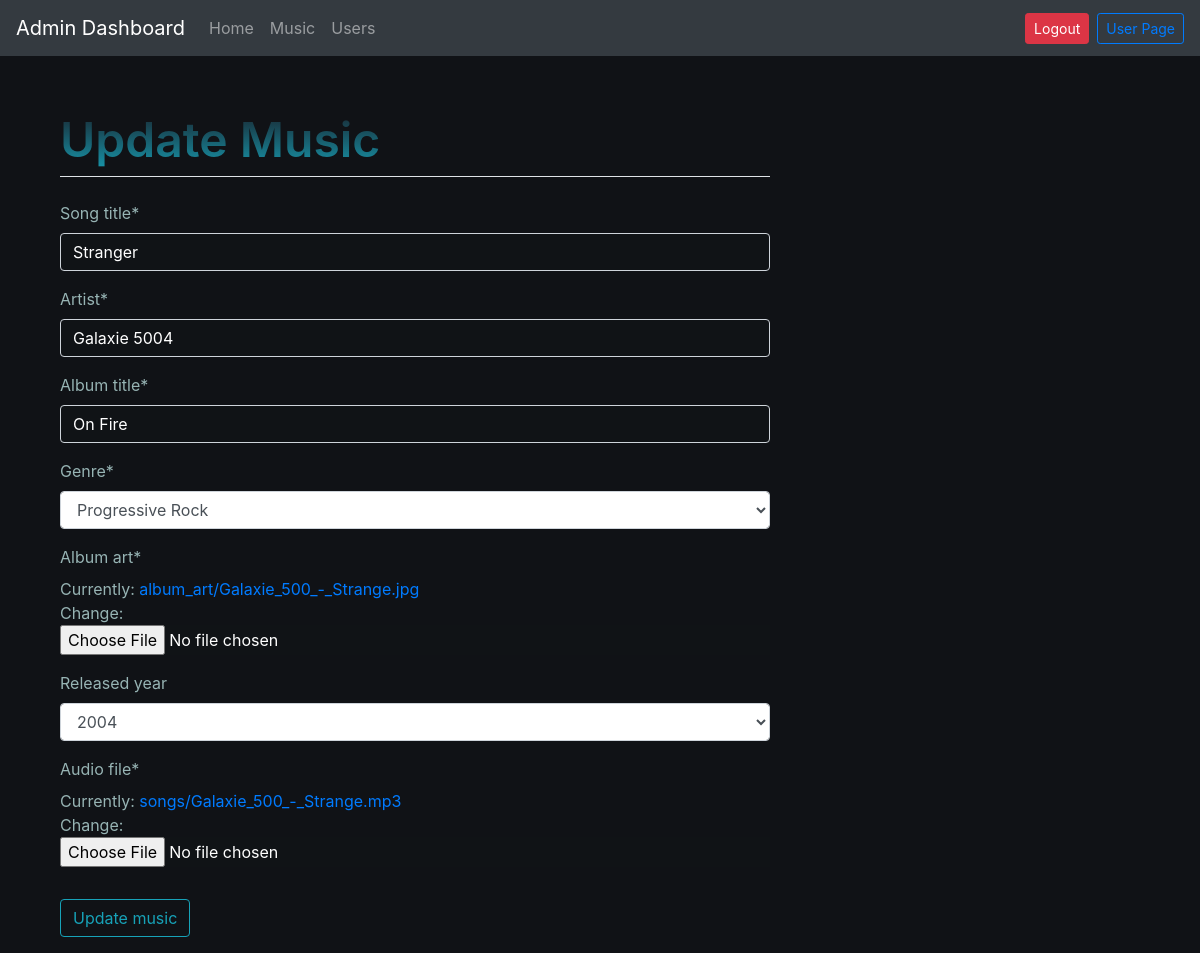
Screenshot of /admins/updateMusic/4/ (signed in) with the database file from the repository.
### music/models.py (models this page shows, shortened)
class Songn(models.Model):
    song_title = models.CharField(max_length=250)
    artist = models.CharField(max_length=200)
    album_title = models.CharField(max_length=100)
    genre = models.CharField(max_length=100,choices=GENRE_CHOICES)
    album_art = models.ImageField(upload_to='album_art/',default='default-artwork.png')
    audio_file = models.FileField(upload_to='songs/',unique=True)
    released_year = models.IntegerField(null=True,blank=True,choices=YEAR_CHOICES)
    added_dt = models.DateTimeField(auto_now_add=True)
    class Meta:
        unique_together = ["song_title","artist","album_title"]

### admins/auth.py (the view)
    def wrapper_function(request,*args,**kwargs):
        if request.user.is_staff:
            return view_function(request,*args,**kwargs)
        else:
            return redirect('explore')

### admins/forms.py
class AddMusicForm(forms.ModelForm):
    class Meta:
        model = Songn
        fields = [
            'song_title',
            'artist',
            'album_title',
            'genre',
            'album_art',
            'released_year',
            'audio_file'
        ]

### admins/auth.py (called while the page is built)
def admin_only(view_function):
    def wrapper_function(request,*args,**kwargs):
        if request.user.is_staff:
            return view_function(request,*args,**kwargs)
        else:
            return redirect('explore')
    return wrapper_function

### admins/views.py (called while the page is built)
@admin_only
def updateSong(request, songn_id):
        obj= get_object_or_404(Songn, id=songn_id)
        form = AddMusicForm(request.POST or None, instance= obj)
        context= {'form': form}
        if form.is_valid():
            obj= form.save(commit= False)
            obj.save()
            messages.success(request, "You successfully updated the Music")
            context= {'form': form}
            return redirect('view_music')
        else:
            context= {'form': form,
                       'error': 'The form was not updated successfully. Please enter in a title and content'}
            return render(request,'admins/updateMusic.html' , context)

### admins/templates/admins/updateMusic.html (shortened to what this page needs)
{% include "mainpage.html" %}
{% load static %}
{% load crispy_forms_tags %}
{% block container %}
<div class="container">
    <div class="col-md-8">
        <form method="POST" enctype="multipart/form-data" action="">
            <fieldset class="form-group">
                <legend class="border-bottom mb-4 main-t">Update Music</legend>
                {{ form|crispy }}
            </fieldset>
            <div class="form-group">
                <button class="btn btn-outline-info" type="submit">
                    Update music
                </button>
            </div>
        </form>
    </div>
</div>
{% endblock container %}

### templates/mainpage.html (style rules this page uses)
#nav-bg { background-color: #101216 !important; color:#fff !important; }

### admins/templates/admins/updateMusic.html (style rules this page uses)
legend { font-size: 3rem; font-weight: 600; background: -webkit-linear-gradient(#191922,#17a2b8); -webkit-background-clip: text; -webkit-text-fill-color: transparent; }
input[type=text],input[type=text]:focus, input[type=email],input[type=email]:focus, input[type=file],input[type=file]:focus, input[type=password],input[type=password]:focus { background-color: #101316; color: #fff; }
label { color: #97B4B4; }
div { color: #97B4B4; }
select,select:focus { background-color: #101316; color: #fff; }
option,option:focus { background-color: #101316; color: #fff; }

### rows the page displays
Songn: song_title "Stranger", artist "Galaxie 5004", album_title "On Fire", genre "Progressive Rock", released_year "2004"
